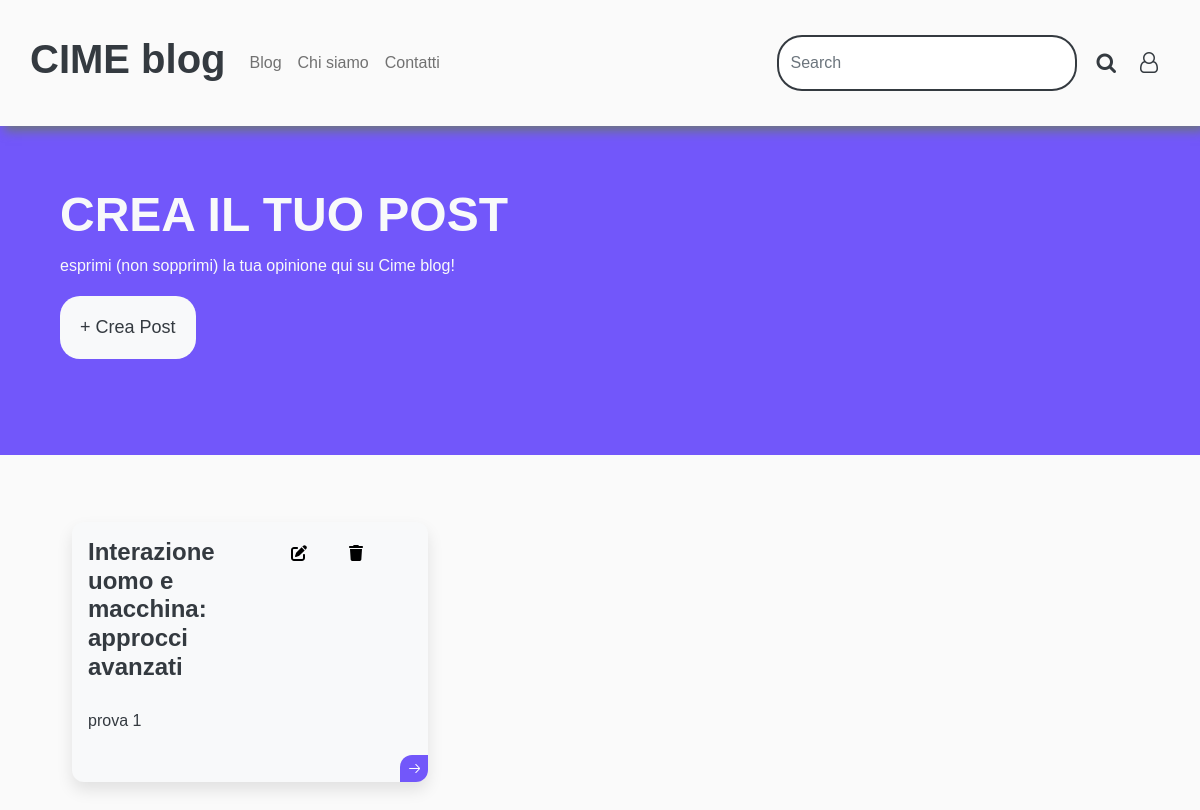
Before: / with the older database file.
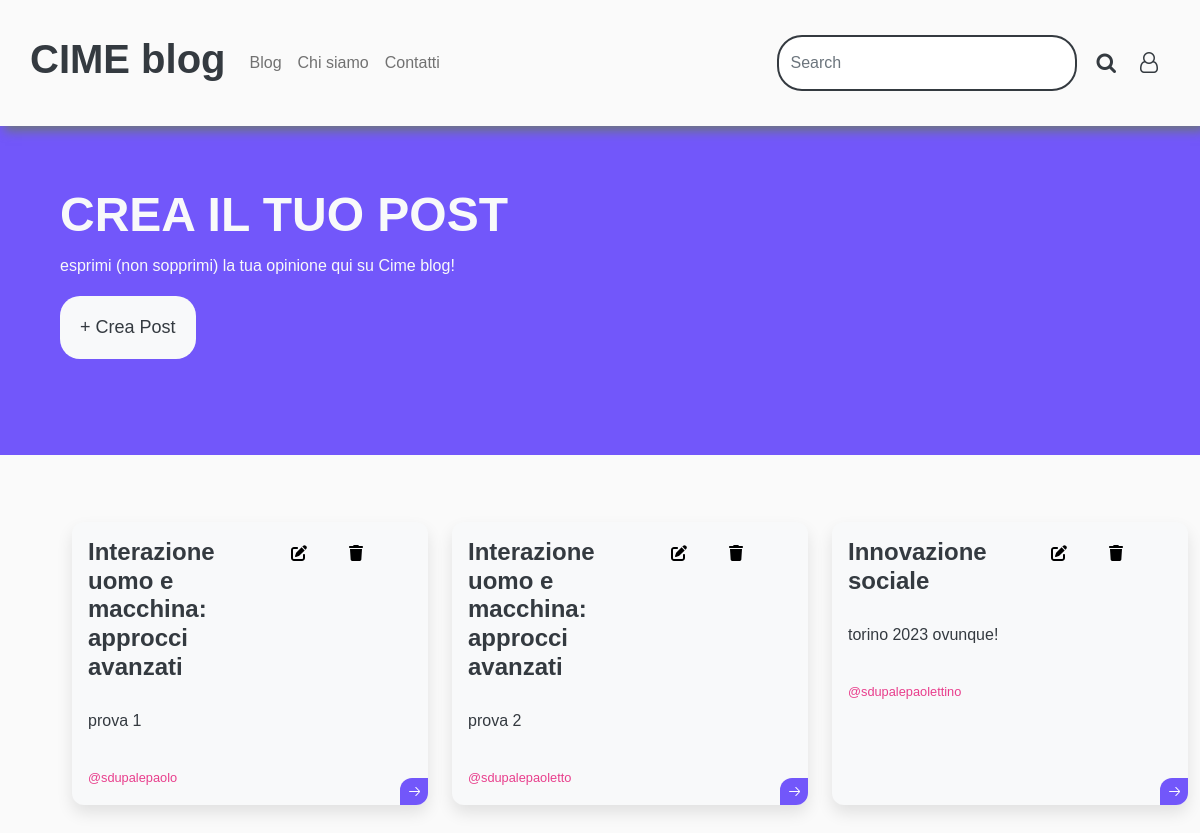
After: the same page with the newer database file.
### tables this page shows
CREATE TABLE `post` (
  `id` int(11) NOT NULL,
  `user` varchar(50) NOT NULL,
  `subjects` char(255) NOT NULL,
  `content` varchar(255) NOT NULL
);

### database/database.php (called while the page is built, shortened)
<?php
    $host = "localhost";
    $db_name = "blog";
    $username = "root";
    $password = "";
    try {
        $conn = new PDO("mysql:host=".$host.";dbname=". $db_name.";charset=utf8", $username, $password);
    } catch(PDOException $exception) {
        echo "Connection error: " . $exception->getMessage();
    }
    function retrievePublicationsData() {
        global $conn;
        $stmt = $conn->prepare("SELECT * FROM post");
        $stmt->execute();
        $publicationsData = array();
        while ($row = $stmt->fetch(PDO::FETCH_ASSOC)) {
            $post = new Post();
            $post -> setUser($row["user"]);
            $post -> setSubject($row["subjects"]);
            $post -> setContent($row["content"]);
            array_push($publicationsData, $post);
        }
        return $publicationsData;
    }
?>

### model/post.php (called while the page is built)
<?php
    class Post {
        private string $user;
        private string $subject;
        private string $content;
        public function setUser($user){
            $this->user = $user;
        }
        public function getUser(){
            return $this->user;
        }
        public function setSubject($subject){
            $this->subject = $subject;
        }
        public function getSubject(){
            return $this->subject;
        }
        public function setContent($content){
            $this->content = $content;
        }
        public function getContent(){
            return $this->content;
        }
    }
?>

### index.php (the view, shortened to what this page needs)
<!DOCTYPE html>
<html lang="en">
<head>
  <link href="https://cdn.jsdelivr.net/npm/bootstrap@5.2.3/dist/css/bootstrap.min.css" rel="stylesheet">
  <link rel="stylesheet" href="https://cdnjs.cloudflare.com/ajax/libs/font-awesome/4.7.0/css/font-awesome.min.css">
  <link rel="stylesheet" href="CSS\stile.css">
</head>
<body>
  <?php
    include 'database\database.php';
    include 'model\post.php';
  ?>
<header>
  <nav class="navbar navbar-expand-lg">
    <a class="navbar-brand" href="index.php">
      <h1>CIME blog</h1>
    </a>
    <div class="collapse navbar-collapse" id="navbarSupportedContent">
      <ul class="navbar-nav me-auto mb-2 mb-lg-0">
        <li class="nav-item">
          <a class="nav-link" aria-current="page" href="#">Blog</a>
        </li>
        <li class="nav-item">
          <a class="nav-link" aria-current="page" href="#">Chi siamo</a>
        </li>
        <li class="nav-item">
          <a class="nav-link" href="#">Contatti</a>
        </li>
      </ul>
      <form class="d-flex" role="search">
        <input class="form-control me-2" type="search" placeholder="Search" aria-label="Search">
          <button class="btn">
            <span title="Ricerca">
              <i class="fa fa-search" aria-hidden="true"></i>
            </span>
          </button>
      </form>
      <button class="btn" id="your_account">
        <span title="Login">
          <i class="fa fa-user-o" aria-hidden="true"></i>
        </span>
      </button>
    </div>
  </nav>
<div class="Crea_post ">
        <h1>CREA IL TUO POST</h1>
          <p>esprimi (non sopprimi) la tua opinione qui su Cime blog!</p>
        <div>
          <button href="#" id="myBtnPost" class="myBtnPost btn-post"> + Crea Post</button>
        </div>
      </div>
</header>
  <div class="container">
    <div class="page-content">
<div class="row">
      <?php
        $result = retrievePublicationsData();
        foreach($result as $postData) {
      ?>
    <div class="col-4 d-flex justify-content-center align-content-center">
      <div class="card">
        <div class="row">
          <div class="col-7"><h3 class="card__materia">
            <?php print($postData -> getSubject()); ?>
          </h3></div>
          <div class="col-2 card_modifica"> </div>
          <div class="col-3 card_elimina"> </div>
        </div>
        <p class="card__content"> <?php print($postData -> getContent()); ?> </p>
        <div class="card__user"> <?php print($postData -> getUser()); ?></div>
        <div class="card__arrow">
        </div>
      </div>
    </div>
      <?php
        }
      ?>
</div>
</body>
</html>

### CSS/stile.css (style rules this page uses)
:root { -webkit-text-size-adjust: 100%; -webkit-tap-highlight-color: rgba(0, 0, 0, 0); --border-radius: 0.75rem; --primary-color: #7257fa; --secondary-color: #3c3852; --blue: #007bff; --indigo: #6610f2; --purple: #8302B2; --pink: #e83e8c; --red: #dc3545; --orange: #fd7e14; --yellow: #ffc107; --green: #28a745; --teal: #20c997; --cyan: #17a2b8; --white: #fff; --gray: #6c757d; --gray-dark: #343a40; --primary: #007bff; --secondary: #6c757d; --success: #28a745; --info: #17a2b8; --warning: #ffc107; --danger: #dc3545; --light: #f8f9fa; --dark: #343a40; --breakpoint-xs: 0; --breakpoint-sm: 576px; --breakpoint-md: 768px; --breakpoint-lg: 992px; --breakpoint-xl: 1200px; --font-family-sans-serif: -apple-system, BlinkMacSystemFont, "Segoe UI", Roboto, "Helvetica Neue", Arial, "Noto Sans", sans-serif, "Apple Color Emoji", "Segoe UI Emoji", "Segoe UI Symbol", "Noto Color Emoji"; --font-family-monospace: SFMono-Regular, Menlo, Monaco, Consolas, "Liberation Mono", "Courier New", monospace; }
body { font-family: "MONTSERRAT", sans-serif; font-size: 16px; line-height: 1.8; font-weight: normal; background: #fafafa; color: var(--gray); }
h1 { font-size: 2em; font-weight: 600; color: var(--dark); }
h3 { font-size: 18px; font-weight: 400; color: var(--dark); }
nav { box-shadow: 5px 5px 10px var(--gray); }
.navbar-expand-lg { padding: 30px; }
.form-control { width: 300px; border: 2.5px solid #343a40; border-radius: 25px 25px 25px 25px; font-family: "MONTSERRAT", sans-serif; }
.btn { border: none; color: var(--dark); padding: 12px 12px; font-size: 21px; cursor: pointer; }
.Crea_post { width: 100%; background-color: var(--primary-color); padding: 5%; color: var(--light); }
.Crea_post h1 { color: var(--light); font-size: 3rem; font-weight: 800; }
.btn-post { border: none; border-radius: 20px; background-color: var(--light); color: var(--dark); padding: 15px 20px; font-size: 18px; cursor: pointer; margin-bottom: 2.0em; }
.container { margin: 5%; }
.card { width: 100%; font-family: "Arial"; padding: 1rem; cursor: pointer; border-radius: var(--border-radius); background: var(--light); border:var(--dark); box-shadow: 0px 8px 16px 0px rgb(0 0 0 / 10%); margin-top: 2%; }
.card > * + * { margin-top: 1.1em; }
.card .card__content { color: var(--dark); font-size: 100%; width: 100%; }
.card .card__materia { padding: 0; font-size: 1.5rem; font-weight: bold; color: var(--dark); }
.card .card__user { color: var(--pink); font-size: 0.8rem; }
.card .card__arrow { position: absolute; background: var(--primary-color); padding: 0.4rem; border-top-left-radius: var(--border-radius); border-bottom-right-radius: var(--border-radius); bottom: 0; right: 0; transition: 0.2s; display: flex; justify-content: center; align-items: center; }
.card svg { transition: 0.2s; }

Changed rows visible on the page:
changed post "prova 1": user (not shown) → "@sdupalepaolo"
added post: subjects "Interazione uomo e macchina: approcci avanzati", content "prova 2", user "@sdupalepaoletto"
added post: subjects "Innovazione sociale", content "torino 2023 ovunque!", user "@sdupalepaolettino"
